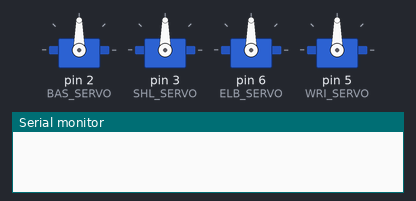
Simulated run of this sketch. Board: Arduino Uno, built with avr-gcc and run on an emulated ATmega328P. On the bench: 4 × servo, the last lines printed to the serial monitor.

Above: at 0.1 s.
At 1.8 s:
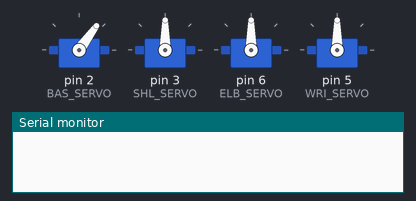
At 3.7 s:
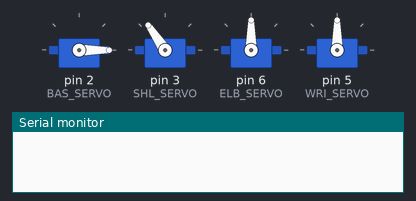
At 6.9 s:
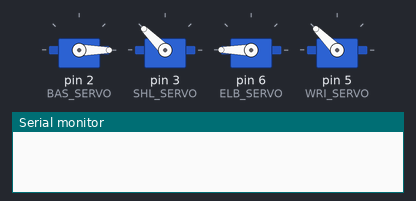
At 23.4 s:
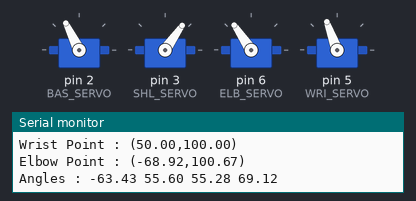
At 35.1 s:
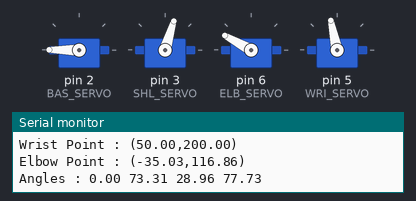
Timing chart, 0 to 36.6 s (numbered marks = the images above):
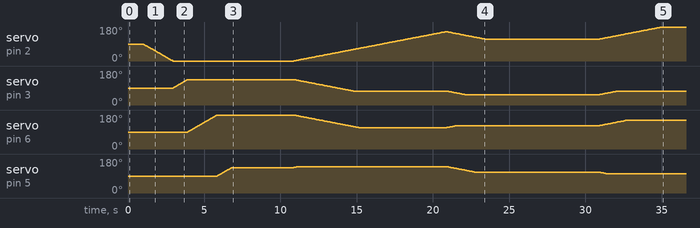

Measured:
- by itself, servo on pin 5 (WRI_SERVO): rises from 90° to 140° in 5.3 s, then falls to 102° in 20.3 s

The sketch:

Test_arm.ino
```cpp
#include "VarSpeedServo.h"
/* Servo control for AL5D arm */
/* Arm dimensions( mm ) */
#define BASE_HGT 51 //base height
#define HUMERUS 122 //shoulder-to-elbow "bone"
#define ULNA 125 //elbow-to-wrist "bone"
#define GRIPPER 50 //gripper (incl.heavy duty wrist rotate mechanism) length "

#define ftl(x) ((x)>=0?(long)((x)+0.5):(long)((x)-0.5)) //float to long conversion

/* Servo names/numbers *
  Base servo HS-485HB */
#define BAS_SERVO 2
/* Shoulder Servo HS-5745-MG */
#define SHL_SERVO 3
/* Elbow Servo HS-5745-MG */
#define ELB_SERVO 6
/* Wrist servo HS-645MG */
#define WRI_SERVO 5

#define epsilon 0.00001

/* pre-calculations */
float hum_sq = HUMERUS * HUMERUS;
float uln_sq = ULNA * ULNA;

int servoSpeed = 10;

//ServoShield servos; //ServoShield object
VarSpeedServo servo1, servo2, servo3, servo4;

int loopCounter = 0;
int pulseWidth = 6.6;
int microsecondsToDegrees;

void setup()
{
  servo1.attach( BAS_SERVO );
  servo2.attach( SHL_SERVO );
  servo3.attach( ELB_SERVO );
  servo4.attach( WRI_SERVO );
  //  servo5.attach( WRO_SERVO, 544, 2400 );
  //  servo6.attach( GRI_SERVO, 544, 2400 );
  delay(1000);
  servo_park();
  delay(4000);
  Serial.begin( 9600 );
  Serial.println("Start");
}

void loop() {
  loopCounter += 1;
  circle_method(0, 200, 100, 0, 10);
  delay(10000);
  circle_method(-200, 100, 100, 0, 10);
  delay(10000);
  circle_method(0, 100, 200, 0, 10);
  delay(10000);
  if (loopCounter > 1) {
    servo_park();
    delay(5000);
    Serial.println("Done");
    exit(0);
  }//pause program - hit reset to continue
  //exit(0);
}

/* arm positioning routine utilizing inverse kinematics */
/* z is height, y is distance from base center out, x is side to side. y,z can only be positive */
//void set_arm( uint16_t x, uint16_t y, uint16_t z, uint16_t grip_angle )

void circle_method( float x, float y, float z, float grip_angle_d, int servoSpeed) {
  x == 0 ? epsilon : x;
  y == 0 ? epsilon : y;
  z == 0 ? epsilon : z;
  float base_angle_r = atan2(x, y);
  float base_angle_d = degrees(base_angle_r);

  //calculate arm points
  float grip_offset_z = sin(grip_angle_d) * GRIPPER;
  float grip_offset_y = cos(grip_angle_d) * GRIPPER;

  float wrist_y = y - grip_offset_y;
  float wrist_z = z - grip_offset_z;


  float shoulder_y = 0;
  float shoulder_z = 0;

  float dy = abs(wrist_y - shoulder_y);
  float dz = abs(wrist_z - shoulder_z);
  float dist = sqrt(sq(dy) + sq(dz));

  if (dist > ULNA + HUMERUS) {
    Serial.println("Error: Out of range!");
    return;
  } else if (dist < abs(ULNA - HUMERUS)) {
    Serial.println("Error: Too close!");
    return;
  } else if ((dist == 0) and (ULNA == HUMERUS)) {
    Serial.println("Error: Exactly the same so idk how u got this");
    return;
  }

  float elbow_z;
  float elbow_y;

  //some intersection magic
  float a = (abs(hum_sq - uln_sq) + sq(dist)) / (2*dist);
  float h = sqrt(hum_sq - sq(a));

  float ym = shoulder_y + a*dy/dist;
  float zm = shoulder_z + a*dz/dist;

  float ys1 = ym + h*dz/dist;
  float zs1 = zm - h*dy/dist;

  float ys2 = ym - h*dz/dist;
  float zs2 = zm + h*dy/dist;

  Serial.print("Wrist Point : (");
  Serial.print(wrist_y);
  Serial.print(",");
  Serial.print(wrist_z);
  Serial.println(")");

  //whichever intersection is more up
  if (zs1 > zs2) {
    elbow_z = zs1;
    elbow_y = ys1;
  } else {
    elbow_z = zs2;
    elbow_y = ys2;
  }
  Serial.print("Elbow Point : (");
  Serial.print(elbow_y);
  Serial.print(",");
  Serial.print(elbow_z);
  Serial.println(")");

  float shoulder_angle_d = degrees( atan2( abs(elbow_z - shoulder_z), abs(elbow_y - shoulder_y) ) );
  float elbow_angle_d =  -(degrees( atan2( abs(wrist_z - elbow_z), abs(wrist_y - elbow_y) ) ) - shoulder_angle_d );
  float wrist_angle_d = degrees( atan2(z - wrist_z, y - wrist_y)) - elbow_angle_d - shoulder_angle_d + 180;

  Serial.print("Angles : ");
  Serial.print(base_angle_d);
  Serial.print(" ");
  Serial.print(shoulder_angle_d);
  Serial.print(" ");
  Serial.print(elbow_angle_d);
  Serial.print(" ");
  Serial.println(wrist_angle_d);

  servo1.write(base_angle_d + 180, servoSpeed); //anti negatives direction fix
  servo2.write(shoulder_angle_d, servoSpeed);
  servo3.write(180 - elbow_angle_d, servoSpeed); //diretion fix
  servo4.write(180 - wrist_angle_d, servoSpeed); //direction fix
  return;
}

void servo_park() {
  servo1.write(0, 30, true);
  servo2.write(135, 30, true);
  servo3.write(180, 30, true);
  servo4.write(135, 30, true);
  return;
}
```
